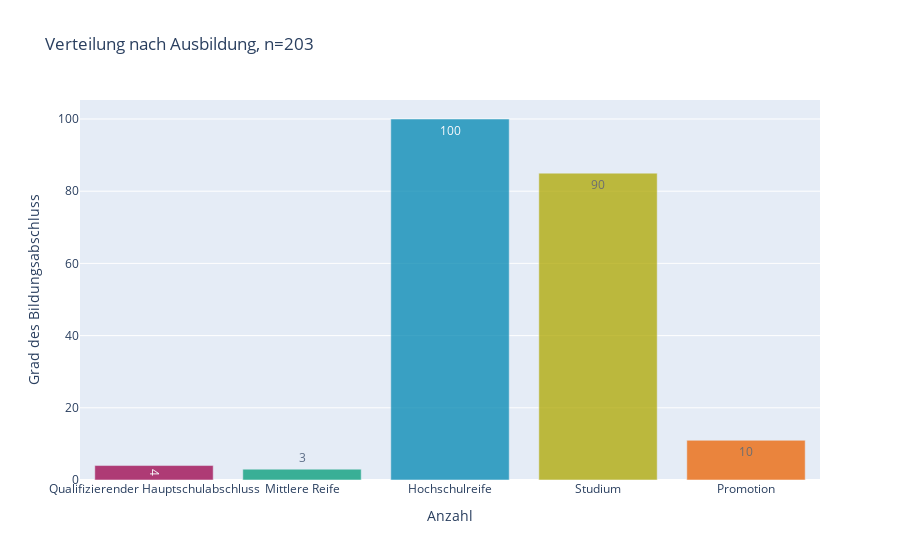
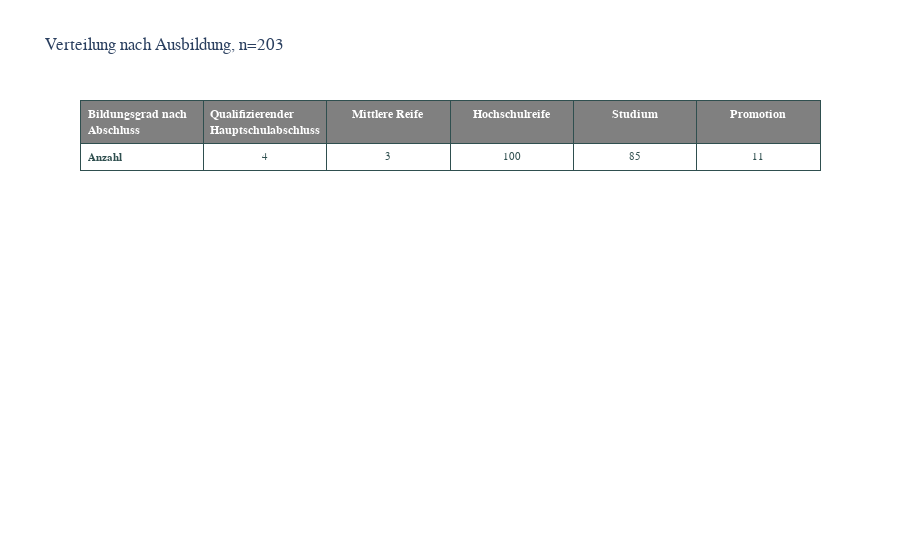

The cell these charts' notebook holds for them, in order:
### Markdown cell above
### Education

### Code cell
df = surveyData[['education']]
df = df.groupby(['education'])['education'].count().reset_index(name='count')

# Label strings
chartLabel = f"Verteilung nach Ausbildung, n={len(surveyData[['education']])}"
categoryGroups = ["Qualifizierender Hauptschulabschluss", "Mittlere Reife", "Hochschulreife", "Studium", "Promotion"]
xLabel = "Höchster Bildungsabschluss"
yLabel = "Anzahl"

data = [
    df.loc[df['education'] == categoryGroups[0], 'count'].iloc[0],
    df.loc[df['education'] == categoryGroups[1], 'count'].iloc[0],
    df.loc[df['education'] == categoryGroups[2], 'count'].iloc[0],
    df.loc[df['education'] == categoryGroups[3], 'count'].iloc[0],
    df.loc[df['education'] == categoryGroups[4], 'count'].iloc[0],
] 

# print(df[['education'] == categoryGroups[0]].count)
print(df.loc[df['education'] == categoryGroups[0], 'count'].iloc[0])

fig = px.bar(df, x=categoryGroups, y=data, text_auto='.0s',
            labels={'x':'Anzahl', 'y':'Grad des Bildungsabschluss'},
            title=chartLabel,
            )
fig.update_traces(marker_color=urCdColors, opacity=0.75)
fig.show()

# Table
fig = go.Figure(data=[go.Table(
  header=dict(
    values=['<b>Bildungsgrad nach Abschluss</b>', f"<b>{categoryGroups[0]}</b>", f"<b>{categoryGroups[1]}</b>", f"<b>{categoryGroups[2]}</b>", f"<b>{categoryGroups[3]}</b>", f"<b>{categoryGroups[4]}</b>"],
    line_color='darkslategray',
    fill_color=headerColor,
    align=['left','center'],
    font=dict(color='white', size=12)
  ),
  cells=dict(
    values=[
      # [surveyData[surveyData['sex'] == 'männlich'], surveyData[surveyData['sex'] == 'nicht angegeben'], surveyData[surveyData['sex'] == 'weiblich']]],
        ['<b>Anzahl</b>'],
        [data[0]],
        [data[1]],
        [data[2]],
        [data[3]],
        [data[4]]
      ],
    line_color='darkslategray',
    # 2-D list of colors for alternating rows
    fill_color = [[rowOddColor,rowEvenColor,rowOddColor, rowEvenColor,rowOddColor]*5],
    align = ['left', 'center'],
    font = dict(color = 'darkslategray', size = 11)
    ))
])

fig.update_layout(
    title=chartLabel,
    yaxis_title=yLabel,
    # legend_title="Legend Title",
    font=dict(
        family="Frutiger Next LT W1G, Gill Sans, sans-serif",
        size=12,
        # color="RebeccaPurple"
    )
)

fig.show()

### Figure 1 — Plotly figure (JSON) as saved in the notebook; plotly's stock layout.template omitted (floating-point values rounded to 4 significant figures)
{"data": [{"alignmentgroup": "True", "hovertemplate": "Anzahl=%{x}<br>Grad des Bildungsabschluss=%{y}<extra></extra>", "legendgroup": "", "marker": {"color": ["rgb(156,0,75)", "rgb(0,155,119)", "rgb(0,135,178)", "rgb(174,167,0)", "rgb(236,98,0)", "rgb(191,0,42)", "rgb(79,184,0)", "rgb(0,137,147)", "rgb(0,85,106)", "rgb(205,211,15)", "rgb(236,188,0)"], "pattern": {"shape": ""}}, "name": "", "offsetgroup": "", "opacity": 0.75, "orientation": "v", "showlegend": false, "textposition": "auto", "texttemplate": "%{y:.0s}", "type": "bar", "x": ["Qualifizierender Hauptschulabschluss", "Mittlere Reife", "Hochschulreife", "Studium", "Promotion"], "xaxis": "x", "y": [4, 3, 100, 85, 11], "yaxis": "y"}], "layout": {"barmode": "relative", "legend": {"tracegroupgap": 0}, "title": {"text": "Verteilung nach Ausbildung, n=203"}, "xaxis": {"anchor": "y", "domain": [0, 1], "title": {"text": "Anzahl"}}, "yaxis": {"anchor": "x", "domain": [0, 1], "title": {"text": "Grad des Bildungsabschluss"}}}}

### Figure 2 — Plotly figure (JSON) as saved in the notebook; plotly's stock layout.template omitted (floating-point values rounded to 4 significant figures)
{"data": [{"cells": {"align": ["left", "center"], "fill": {"color": [["white", "lightgrey", "white", "lightgrey", "white", "white", "lightgrey", "white", "lightgrey", "white", "white", "lightgrey", "white", "lightgrey", "white", "white", "lightgrey", "white", "lightgrey", "white", "white", "lightgrey", "white", "lightgrey", "white"]]}, "font": {"color": "darkslategray", "size": 11}, "line": {"color": "darkslategray"}, "values": [["<b>Anzahl</b>"], [4], [3], [100], [85], [11]]}, "header": {"align": ["left", "center"], "fill": {"color": "grey"}, "font": {"color": "white", "size": 12}, "line": {"color": "darkslategray"}, "values": ["<b>Bildungsgrad nach Abschluss</b>", "<b>Qualifizierender Hauptschulabschluss</b>", "<b>Mittlere Reife</b>", "<b>Hochschulreife</b>", "<b>Studium</b>", "<b>Promotion</b>"]}, "type": "table"}], "layout": {"font": {"family": "Frutiger Next LT W1G, Gill Sans, sans-serif", "size": 12}, "title": {"text": "Verteilung nach Ausbildung, n=203"}, "yaxis": {"title": {"text": "Anzahl"}}}}
